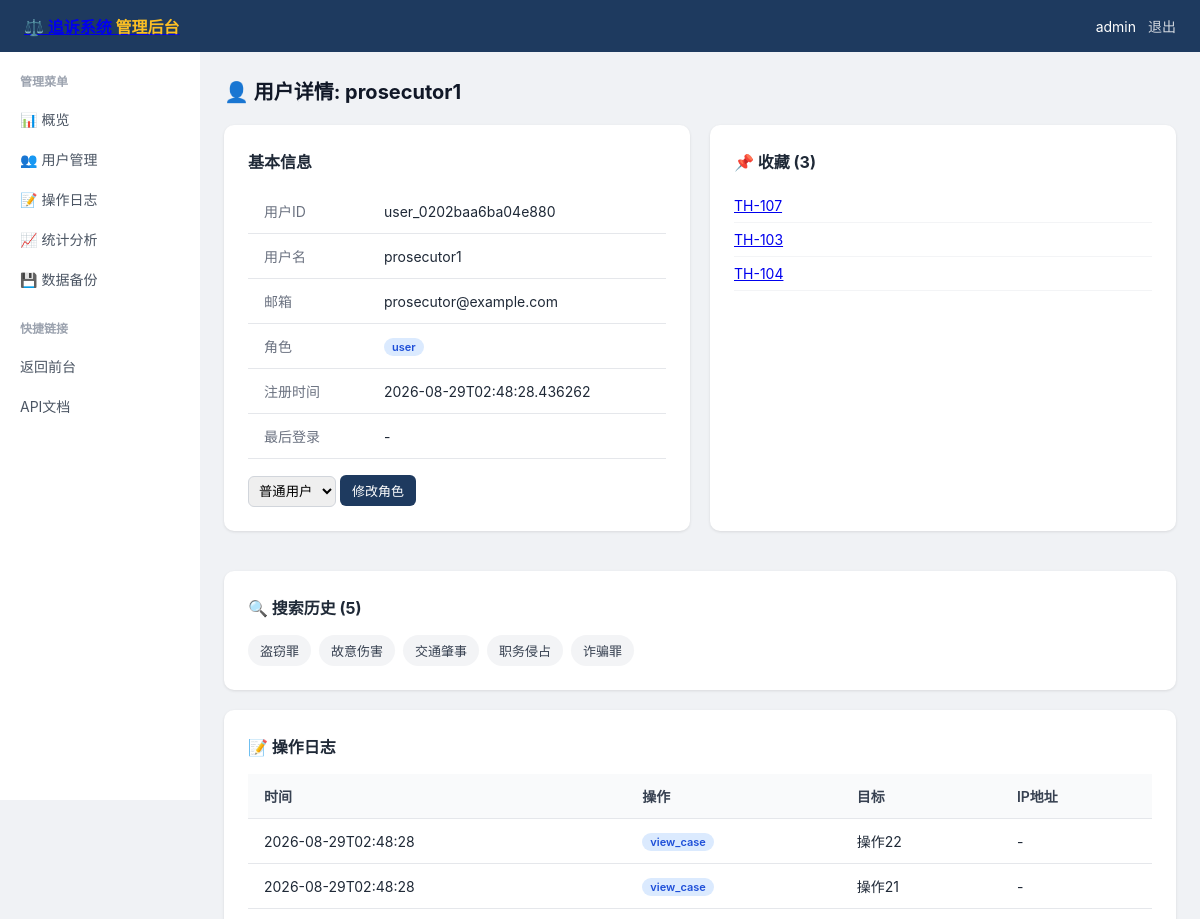
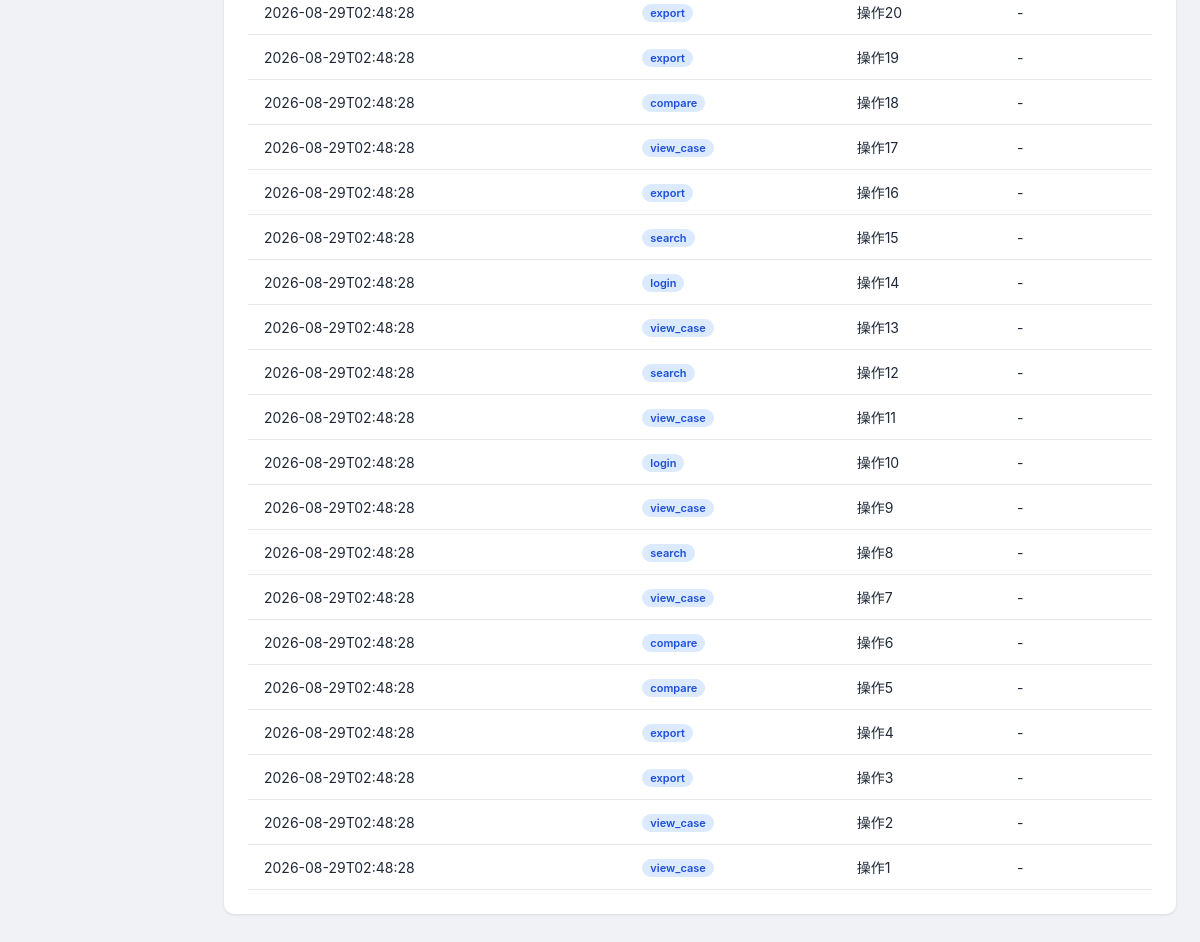
The page /admin/users/user_0202baa6ba04e880 (signed in) on the database its author committed (2 pictures, top to bottom).
### tables this page shows
CREATE TABLE users (
                    user_id TEXT PRIMARY KEY,
                    username TEXT UNIQUE NOT NULL,
                    email TEXT NOT NULL,
                    password_hash TEXT NOT NULL,
                    role TEXT DEFAULT 'user',
                    created_at TEXT NOT NULL,
                    last_login TEXT
                );

CREATE TABLE favorites (
                    id INTEGER PRIMARY KEY AUTOINCREMENT,
                    user_id TEXT NOT NULL,
                    case_id TEXT NOT NULL,
                    created_at TEXT NOT NULL,
                    FOREIGN KEY (user_id) REFERENCES users(user_id),
                    UNIQUE(user_id, case_id)
                );

CREATE TABLE operation_logs (
                    id INTEGER PRIMARY KEY AUTOINCREMENT,
                    user_id TEXT,
                    action TEXT NOT NULL,
                    target TEXT,
                    details TEXT,
                    ip_address TEXT,
                    created_at TEXT NOT NULL
                );

### prosecution_system/src/admin.py (the view)
    @bp.route("/users/<user_id>")
    @admin_required
    def user_detail(user_id):
        user = db.get_user_by_id(user_id)
        if not user: return "用户不存在", 404
        return render_template("admin/user_detail.html", user=user, favorites=db.get_user_favorites(user_id), history=db.get_user_history(user_id), logs=db.get_operation_logs(user_id, limit=50))

### prosecution_system/src/auth.py (called while the page is built)
def admin_required(f):
    @wraps(f)
    def decorated_function(*args, **kwargs):
        if "user_id" not in session:
            if request.is_json:
                return jsonify({"error": "请先登录", "code": "unauthorized"}), 401
            return redirect(url_for("auth.login"))
        user = get_current_user()
        if not user or user.role != "admin":
            if request.is_json:
                return jsonify({"error": "需要管理员权限", "code": "forbidden"}), 403
            return redirect(url_for("index"))
        return f(*args, **kwargs)
    return decorated_function

def get_current_user() -> User:
    if "user_id" in session:
        return db.get_user_by_id(session["user_id"])
    return None

### prosecution_system/src/database.py (called while the page is built)
    @contextmanager
    def get_connection(self):
        conn = sqlite3.connect(str(self.db_path), check_same_thread=False)
        conn.row_factory = sqlite3.Row
        try:
            yield conn
            conn.commit()
        except Exception:
            conn.rollback()
            raise
        finally:
            conn.close()

    def get_user_by_id(self, user_id: str) -> Optional[User]:
        with self.get_connection() as conn:
            cursor = conn.cursor()
            cursor.execute("SELECT * FROM users WHERE user_id = ?", (user_id,))
            row = cursor.fetchone()
            if row:
                return User(
                    user_id=row["user_id"],
                    username=row["username"],
                    email=row["email"],
                    password_hash=row["password_hash"],
                    role=row["role"],
                    created_at=row["created_at"],
                    last_login=row["last_login"],
                )
        return None

    def get_user_favorites(self, user_id: str) -> List[str]:
        with self.get_connection() as conn:
            cursor = conn.cursor()
            cursor.execute("""
                SELECT case_id FROM favorites
                WHERE user_id = ?
                ORDER BY created_at DESC
            """, (user_id,))
            return [row["case_id"] for row in cursor.fetchall()]

### prosecution_system/src/security.py (called while the page is built)
    @classmethod
    def generate_token(cls) -> str:
        import secrets
        token = secrets.token_hex(32)
        return token

    @classmethod
    def set_token(cls) -> str:
        from flask import session
        if cls._session_key not in session:
            session[cls._session_key] = cls.generate_token()
        return session[cls._session_key]

### prosecution_system/templates/admin/user_detail.html (shortened to what this page needs)
{% extends "admin/base.html" %}
{% block content %}
<h1>👤 用户详情: {{ user.username }}</h1>
<div style="display: grid; grid-template-columns: 1fr 1fr; gap: 20px;">
  <div class="card">
    <h2 style="font-size: 16px; margin-bottom: 16px;">基本信息</h2>
    <table>
      <tr><td style="width: 120px; color: #6b7280;">用户ID</td><td>{{ user.user_id }}</td></tr>
      <tr><td style="color: #6b7280;">用户名</td><td>{{ user.username }}</td></tr>
      <tr><td style="color: #6b7280;">邮箱</td><td>{{ user.email }}</td></tr>
      <tr><td style="color: #6b7280;">角色</td><td><span class="badge badge-{{ user.role }}">{{ user.role }}</span></td></tr>
      <tr><td style="color: #6b7280;">注册时间</td><td>{{ user.created_at }}</td></tr>
      <tr><td style="color: #6b7280;">最后登录</td><td>{{ user.last_login if user.last_login else '-' }}</td></tr>
    </table>
    <div style="margin-top: 16px;">
      <select id="roleSelect" style="padding: 6px; border-radius: 6px; border: 1px solid #d1d5db;">
        <option value="user" {% if user.role == 'user' %}selected{% endif %}>普通用户</option>
      </select>
      <button onclick="updateRole('{{ user.user_id }}')" class="btn btn-primary">修改角色</button>
    </div>
  </div>
  <div class="card">
    <h2 style="font-size: 16px; margin-bottom: 16px;">📌 收藏 ({{ favorites|length }})</h2>
    {% if favorites %}
    <ul style="list-style: none; padding: 0;">
      {% for case_id in favorites %}
      <li style="padding: 8px 0; border-bottom: 1px solid #f3f4f6;">
        <a href="/defense/{{ case_id }}">{{ case_id }}</a>
      </li>
      {% endfor %}
    </ul>
    {% else %}
    <p style="color: #9ca3af;">暂无收藏</p>
    {% endif %}
  </div>
</div>
<div class="card" style="margin-top: 20px;">
  <h2 style="font-size: 16px; margin-bottom: 16px;">🔍 搜索历史 ({{ history|length }})</h2>
  {% if history %}
  <div style="display: flex; flex-wrap: wrap; gap: 8px;">
    {% for query in history %}
    <a href="/search?q={{ query|urlencode }}" style="padding: 6px 12px; background: #f3f4f6; border-radius: 20px; color: #374151; text-decoration: none; font-size: 13px;">{{ query }}</a>
    {% endfor %}
  </div>
  {% else %}
  <p style="color: #9ca3af;">暂无搜索记录</p>
  {% endif %}
</div>
<div class="card" style="margin-top: 20px;">
  <h2 style="font-size: 16px; margin-bottom: 16px;">📝 操作日志</h2>
  {% if logs %}
  <table>
    <thead>
      <tr>
        <th>时间</th>
        <th>操作</th>
        <th>目标</th>
        <th>IP地址</th>
      </tr>
    </thead>
    <tbody>
      {% for log in logs %}
      <tr>
        <td>{{ log.created_at[:19] }}</td>
        <td><span class="badge badge-user">{{ log.action }}</span></td>
        <td>{{ log.target or '-' }}</td>
        <td>{{ log.ip_address or '-' }}</td>
      </tr>
      {% endfor %}
    </tbody>
  </table>
  {% else %}
  <p style="color: #9ca3af;">暂无日志</p>
  {% endif %}
</div>
{% endblock %}

### prosecution_system/templates/admin/base.html (shortened to what this page needs)
<!DOCTYPE html>
<html lang="zh-CN">
<head>
</head>
<body>
<div class="topbar">
  <a href="/" class="brand">⚖️ 追诉系统 <span>管理后台</span></a>
  <div class="user-info">
    <span>{{ current_user.username }}</span>
    <a href="/auth/logout">退出</a>
  </div>
</div>
<div class="clearfix">
  <nav class="sidebar">
    <h3>管理菜单</h3>
    <a href="/admin" class="{% if request.endpoint == 'admin.index' %}active{% endif %}">📊 概览</a>
    <a href="/admin/users" class="{% if 'admin.users' in request.endpoint %}active{% endif %}">👥 用户管理</a>
    <a href="/admin/logs" class="{% if 'admin.logs' in request.endpoint %}active{% endif %}">📝 操作日志</a>
    <a href="/admin/stats" class="{% if 'admin.stats' in request.endpoint %}active{% endif %}">📈 统计分析</a>
    <a href="/admin/backup" class="{% if 'admin.backup' in request.endpoint %}active{% endif %}">💾 数据备份</a>
    <h3 style="margin-top: 20px;">快捷链接</h3>
    <a href="/">返回前台</a>
    <a href="/docs">API文档</a>
  </nav>
  <main class="main">
    {% block content %}{% endblock %}
  </main>
</div>
</body>
</html>

### prosecution_system/templates/admin/base.html (style rules this page uses)
* { box-sizing: border-box; margin: 0; padding: 0; }
body { font-family: -apple-system, "PingFang SC", "Microsoft YaHei", sans-serif; background: #f0f2f5; color: #1f2937; font-size: 14px; }
.topbar { background: #1e3a5f; color: #fff; padding: 0 24px; height: 52px; display: flex; align-items: center; justify-content: space-between; }
.topbar .brand { font-size: 16px; font-weight: 700; }
.topbar .brand span { color: #fbbf24; }
.user-info { display: flex; align-items: center; gap: 12px; font-size: 14px; }
.user-info a { color: rgba(255,255,255,0.8); text-decoration: none; }
.sidebar { width: 200px; background: #fff; min-height: calc(100vh - 52px); float: left; padding: 20px 0; }
.sidebar h3 { padding: 0 20px; margin-bottom: 10px; font-size: 12px; color: #9ca3af; text-transform: uppercase; }
.sidebar a { display: block; padding: 10px 20px; color: #4b5563; text-decoration: none; transition: all 0.15s; }
.main { margin-left: 200px; padding: 24px; }
.card { background: #fff; border-radius: 10px; padding: 24px; margin-bottom: 20px; box-shadow: 0 1px 3px rgba(0,0,0,0.1); }
h1 { font-size: 20px; margin-bottom: 20px; color: #111827; }
table { width: 100%; border-collapse: collapse; }
th, td { padding: 12px 16px; text-align: left; border-bottom: 1px solid #e5e7eb; }
th { background: #f9fafb; font-weight: 600; color: #374151; }
.badge { display: inline-block; padding: 2px 8px; border-radius: 20px; font-size: 11px; font-weight: 600; }
.badge-user { background: #dbeafe; color: #1d4ed8; }
.btn { display: inline-block; padding: 6px 12px; border-radius: 6px; font-size: 13px; cursor: pointer; text-decoration: none; border: none; }
.btn-primary { background: #1e3a5f; color: #fff; }
.clearfix::after { content: ""; display: table; clear: both; }

### rows shown on the page
users: username "admin"
users: username "prosecutor1", user_id "user_0202baa6ba04e880", email "prosecutor@example.com", role "user", created_at "2026-08-29T02:48:28.436262", role "普通用户"
favorites: case "TH-107"
favorites: case "TH-103"
favorites: case "TH-104"
operation_logs: created_at "2026-08-29T02:48:28", action "view_case", target "操作22", ip_address "-"
operation_logs: created_at "2026-08-29T02:48:28", action "view_case", target "操作21", ip_address "-"
operation_logs: created_at "2026-08-29T02:48:28", action "export", target "操作20", ip_address "-"
operation_logs: created_at "2026-08-29T02:48:28", action "export", target "操作19", ip_address "-"
operation_logs: created_at "2026-08-29T02:48:28", action "compare", target "操作18", ip_address "-"
operation_logs: created_at "2026-08-29T02:48:28", action "view_case", target "操作17", ip_address "-"
operation_logs: created_at "2026-08-29T02:48:28", action "export", target "操作16", ip_address "-"
operation_logs: created_at "2026-08-29T02:48:28", action "search", target "操作15", ip_address "-"
operation_logs: created_at "2026-08-29T02:48:28", action "login", target "操作14", ip_address "-"
operation_logs: created_at "2026-08-29T02:48:28", action "view_case", target "操作13", ip_address "-"
operation_logs: created_at "2026-08-29T02:48:28", action "search", target "操作12", ip_address "-"
operation_logs: created_at "2026-08-29T02:48:28", action "view_case", target "操作11", ip_address "-"
operation_logs: created_at "2026-08-29T02:48:28", action "login", target "操作10", ip_address "-"
operation_logs: created_at "2026-08-29T02:48:28", action "view_case", target "操作9", ip_address "-"
operation_logs: created_at "2026-08-29T02:48:28", action "search", target "操作8", ip_address "-"
operation_logs: created_at "2026-08-29T02:48:28", action "view_case", target "操作7", ip_address "-"
operation_logs: created_at "2026-08-29T02:48:28", action "compare", target "操作6", ip_address "-"
operation_logs: created_at "2026-08-29T02:48:28", action "compare", target "操作5", ip_address "-"
operation_logs: created_at "2026-08-29T02:48:28", action "export", target "操作4", ip_address "-"
operation_logs: created_at "2026-08-29T02:48:28", action "export", target "操作3", ip_address "-"
operation_logs: created_at "2026-08-29T02:48:28", action "view_case", target "操作2", ip_address "-"
operation_logs: created_at "2026-08-29T02:48:28", action "view_case", target "操作1", ip_address "-"

### other values the page prints
{{ user.last_login if user.last_login else '-' }} "-"
{{ favorites|length }} "3"
{{ history|length }} "5"
{{ query }} "盗窃罪" "故意伤害" "交通肇事" "职务侵占" "诈骗罪"
